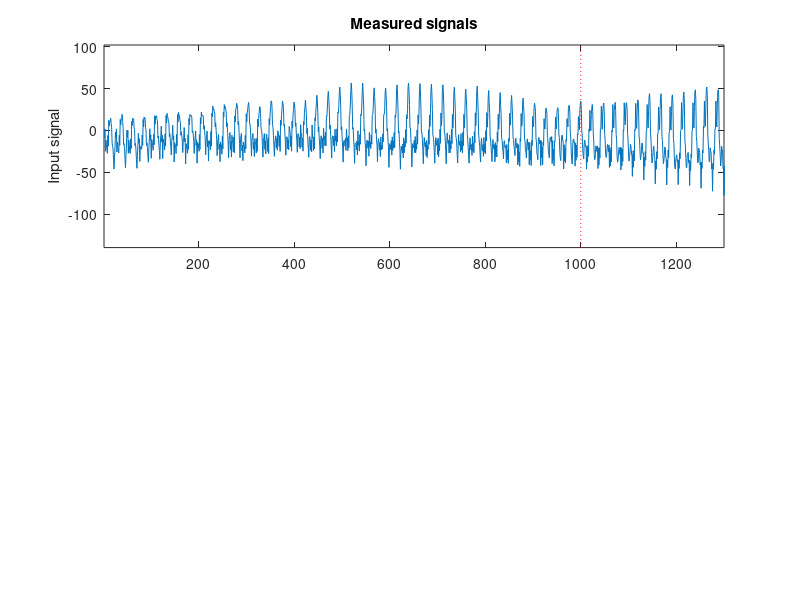

Reproduce this figure in MATLAB. (Note: this script raises an error after producing the figure.)
%
% Time series analysis
% Lund University
%
% Example code 14: Predicting a BJ model.
%
% Note that Matlab uses a slightly different notation for the BJ model as
% compared to that used in the course. In Matlab's notation:
%
%   A(z) y(t) = [B(z)/F(z)] u(t) + [C(z)/D(z)] e(t)
%
% This means that:
%   A(z) = 1,       B(z) = B(z),    F(z) = A2(z)
%   C(z) = C1(z),   D(z) = A1(z)
%
% Reference: 
%   "An Introduction to Time Series Modeling", 4th ed, by Andreas Jakobsson
%   Studentlitteratur, 2021
%
clear; clc;
close all;
addpath('../functions', '../data')              % Add this line to update the path
rng(1)                                          % Set the seed (just done for the lecture!)

extraN   = 1000;                                % Lets check again why we do this; try removing this.
N        = 1300;
noLags   = 30;
modelLim = 1000;                                % Determine where the validation data starts.

% Simulate some process.
sX = 24;
A1 = [ 1 -1.8 0.82 ];
C1 = [ 1 0 -0.8 ];
A3 = conv( [ 1 zeros(1,sX-1) -1 ], [ 1 -0.4 ] );
C3 = [ 1 0.8 2.1 ];   
B  = [ 1.2 ];
A2 = 1;

% Generate the noise and the input signals.
z = filter( C1, A1, randn(N+extraN, 1) );       % This is the noise model.
x = filter( C3, A3, randn(N+extraN, 1) );       % This is the input signal.

% Form the output using the filtered input. Remove the initial samples.
y = filter( B, A2, x ) + z;
y = y(extraN:end);
x = x(extraN:end);
xM = x(1:modelLim);                             % Extract model data.
yM = y(1:modelLim);

% Examine the data.
figure; 
subplot(211); 
plot( x );
line( [modelLim modelLim], [-1e6 1e6 ], 'Color','red','LineStyle',':' )
axis([1 N min(x)*1.8 max(x)*1.8])
ylabel('Input signal')
title('Measured signals')
legend('Input signal', 'Prediction starts','Location','SW')
subplot(212); 
plot( y ); 
line( [modelLim modelLim], [-1e6 1e6 ], 'Color','red','LineStyle',':' )
axis([1 N min(y)*1.5 max(y)*1.5])
ylabel('Output signal')
xlabel('Time')
legend('Output signal', 'Prediction starts','Location','SW')


%%%%%%%%%%%%%%%%%%%%%%%%%%%%%%%%%%%%%%%%%%%%%%%%%%%%%%%%%%%%%%%%%%%%%%%%%%%
%% Create a model for the input.
plotACFnPACF( xM, noLags, 'Input, x_t' );


%% There seems to be a strong periodicity at 24, suggesting that a differentiation might help.
diff_xM = filter([ 1 zeros(1,sX-1) -1 ], 1, xM);   diff_xM = diff_xM(sX+1:end);
plotACFnPACF( diff_xM, noLags, sprintf('Differentiated input, \\nabla_{%i} x_t', sX) );


%% Lets try add a1.
estimateARMA( diff_xM, [ 1 1 ], [ 1 ], 'Differentiated input, version 2', noLags );


%% We need c3, and perhaps c2?
estimateARMA( diff_xM, [ 1 1 ], [1 0 0 1], 'Differentiated input, version 3', noLags );


%% Ok, add c2 too... Maybe an a2 term as well...
% Good, now it is white and all coefficients are significant.
inputModel = estimateARMA( diff_xM, [ 1 1 1 ], [1 0 1 1], 'Differentiated input, version 4', noLags );


%%%%%%%%%%%%%%%%%%%%%%%%%%%%%%%%%%%%%%%%%%%%%%%%%%%%%%%%%%%%%%%%%%%%%%%%%%%
%% Create the BJ model.
inputModel.A = conv([1 zeros(1, sX-1) -1], inputModel.A);   % Add the differentiation to the model.
ex = filter( inputModel.A, inputModel.C, xM );              % Lets look at the residaual

figure
plot( ex )                                                  % As there are lots of roots on the unit circle, the ringing lasts longer than expected!
ylabel('Pre-filtered input signal')
xlabel('Time')
title('Prolonged ringing due to root on the unit circle')


%% Lets remove some additional samples just to be safe...
ey = filter( inputModel.A, inputModel.C, yM );   
ex = ex(length(inputModel.A)+50:end );                      % Remove some more samples given the ringing (this is much more than needed).
ey = ey(length(inputModel.A)+50:end );
var_ex = var(ex);

figure;
[Cxy,lags] = xcorr( ey, ex, noLags, 'coeff' );
stem( lags, Cxy )
hold on
condInt = 2*ones(1,length(lags))./sqrt( length(ey) );
plot( lags, condInt,'r--' )
plot( lags, -condInt,'r--' )
hold off
xlabel('Lag')
ylabel('Amplitude')
title('Crosscorrelation between filtered in- and output')
% Seems like we only need b0.


%% Lets form an initial model.
% The function call is estimateBJ( y, x, C1, A1, B, A2, titleStr, noLags )
estimateBJ( yM, xM, [1], [1], [1], [1], 'BJ model 1', noLags );


%% Lets try to add a1 and a2
estimateBJ( yM, xM, [1], [1 1 1], [1], [1], 'BJ model 2', noLags );


%% Better... Maybe add a c2 term?
% Yes, now it is white.
[ foundModel, ey, ~, pacfEst ] = estimateBJ( yM, xM, [1 0 1], [1 1 1], [1], [1], 'BJ model 3', noLags );
var_ey = var(ey);


%% We now have a white residual; can we trust the Monti test?
checkIfNormal( pacfEst(2:end), 'PACF' );



%%%%%%%%%%%%%%%%%%%%%%%%%%%%%%%%%%%%%%%%%%%%%%%%%%%%%%%%%%%%%%%%%%%%%%%%%%
%% Lets predict the input first.
k = 4;
[Fx, Gx] = polydiv( inputModel.C, inputModel.A, k )
xhatk = filter(Gx, inputModel.C, x);
 
% Compute the average group delay.
shiftK = round( mean( grpdelay(Gx, 1) ) );
fprintf('The average group delay is %i.\n', shiftK)

figure
plot([x(1:end-shiftK) xhatk(shiftK+1:end)] )
line( [modelLim modelLim], [-1e6 1e6 ], 'Color','red','LineStyle',':' )
legend('Input signal', 'Predicted input', 'Prediction starts')
title( sprintf('Shifted predicted input signal, x_{t+%i|t}', k) )
axis([1 N min(x)*1.5 max(x)*1.5])

std_xk = sqrt( sum( Fx.^2 )*var_ex );
fprintf( 'The theoretical std of the %i-step prediction error is %4.2f.\n', k, std_xk)


%% Form the residual. Is it behaving as expected? Recall, no shift here!
ehat = x - xhatk;
ehat = ehat(modelLim:end);

figure
acf( ehat, noLags, 0.05, 1 );
title( sprintf('ACF of the %i-step input prediction residual', k) )
fprintf('This is a %i-step prediction. Ideally, the residual should be an MA(%i) process.\n', k, k-1)
checkIfWhite( ehat );
pacfEst = pacf( ehat, noLags, 0.05 );
checkIfNormal( pacfEst(k+1:end), 'PACF' );



%%%%%%%%%%%%%%%%%%%%%%%%%%%%%%%%%%%%%%%%%%%%%%%%%%%%%%%%%%%%%%%%%%%%%%%%%%
%% Proceed to predict the data using the predicted input.
% Form the BJ prediction polynomials. In our notation, these are
%   A1 = foundModel.D
%   C1 = foundModel.C
%   A2 = foundModel.F
% 
% The KA, KB, and KC polynomials are formed as:
%   KA = conv( A1, A2 );
%   KB = conv( A1, B );
%   KC = conv( A2, C1 );
%
KA = conv( foundModel.D, foundModel.F );
KB = conv( foundModel.D, foundModel.B );
KC = conv( foundModel.F, foundModel.C );

% Form the ARMA prediction for y_t (note that this is not the same G
% polynomial as we computed above (that was for x_t, this is for y_t).
[Fy, Gy] = polydiv( foundModel.C, foundModel.D, k );

% Compute the \hat\hat{F} and \hat\hat{G} polynomials.
[Fhh, Ghh] = polydiv( conv(Fy, KB), KC, k );

% Form the predicted output signal using the predicted input signal.
yhatk  = filter(Fhh, 1, xhatk) + filter(Ghh, KC, x) + filter(Gy, KC, y);

% A very common error is to forget to add the predicted inputs. Lets try
% that to see what happens.
% yhatk  = filter(Ghh, KC, x) + filter(Gy, KC, y);

% Plot the prediction
shiftK = round( mean( grpdelay(Fhh, 1) ) );     % Beware: As we have three filters, this might be quite a poor estimate.

figure
plot([y(1:end-shiftK) yhatk(shiftK+1:end)] )
line( [modelLim modelLim], [-1e6 1e6 ], 'Color','red','LineStyle',':' )
legend('Output signal', 'Predicted output', 'Prediction starts')
title( sprintf('Predicted output signal, y_{t+%i|t}', k) )
axis([1 N min(y)*1.5 max(y)*1.5])


%% What does the ACF look like - what should it look like?
ehat = y - yhatk;
ehat = ehat(modelLim:end);

figure
acf( ehat, noLags, 0.05, 1 );
title( sprintf('ACF of the %i-step output prediction residual', k) )
checkIfWhite( ehat );
pacfEst = pacf( ehat, noLags, 0.05 );
checkIfNormal( pacfEst(k+1:end), 'PACF' );
